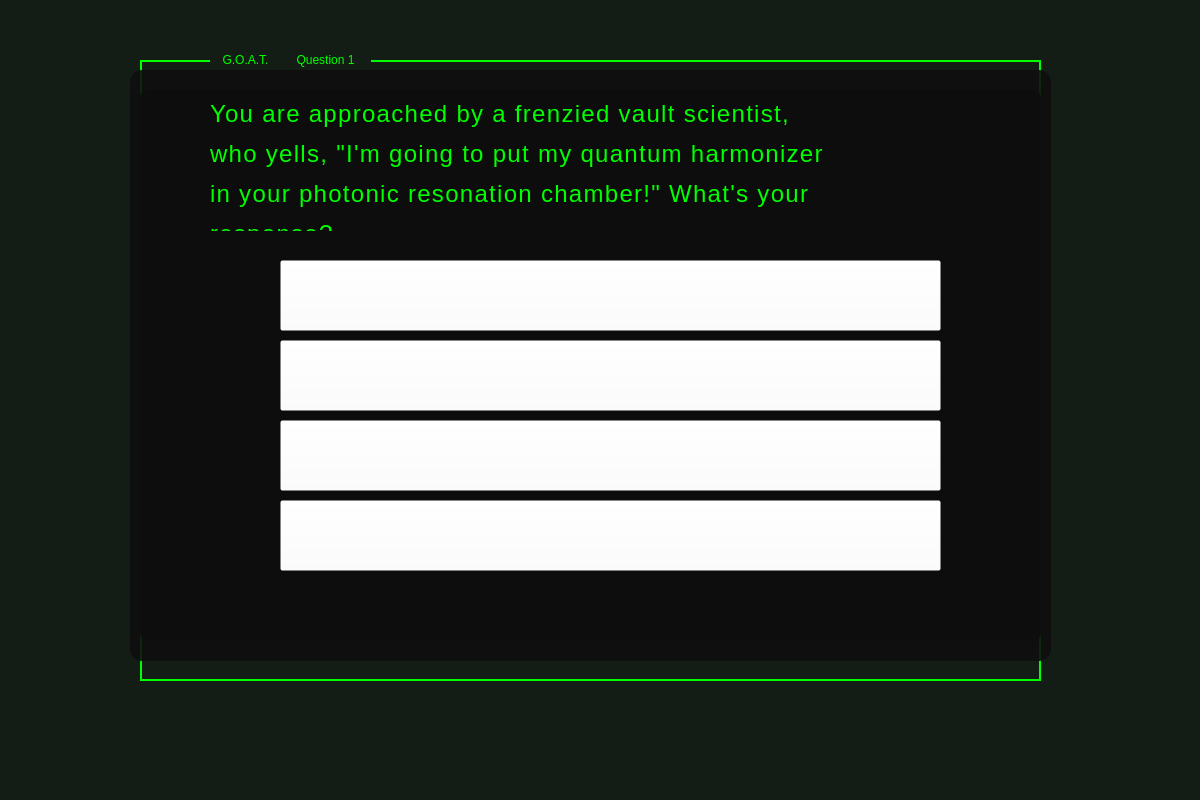
<?xml version="1.0" encoding="UTF-8"?>
<ui version="4.0">
 <class>MainWindow</class>
 <widget class="QMainWindow" name="MainWindow">
  <property name="geometry">
   <rect>
    <x>0</x>
    <y>0</y>
    <width>1200</width>
    <height>800</height>
   </rect>
  </property>
  <property name="windowTitle">
   <string>MainWindow</string>
  </property>
  <property name="styleSheet">
   <string notr="true">background-color: rgb(19, 29, 21);</string>
  </property>
  <widget class="QWidget" name="centralwidget">
   <widget class="QLabel" name="label">
    <property name="geometry">
     <rect>
      <x>140</x>
      <y>60</y>
      <width>901</width>
      <height>621</height>
     </rect>
    </property>
    <property name="styleSheet">
     <string notr="true">border-width: 2px;
border-style: solid;
border-color: #00FF00;
background-color: rgba(255, 255, 255, 0);</string>
    </property>
    <property name="text">
     <string/>
    </property>
   </widget>
   <widget class="QLabel" name="label_2">
    <property name="geometry">
     <rect>
      <x>140</x>
      <y>90</y>
      <width>901</width>
      <height>551</height>
     </rect>
    </property>
    <property name="styleSheet">
     <string notr="true">background-color: rgba(13, 13, 13, 242);
border-radius: 8%; </string>
    </property>
    <property name="text">
     <string>&lt;html&gt;&lt;head/&gt;&lt;body&gt;&lt;p&gt;&lt;br/&gt;&lt;/p&gt;&lt;/body&gt;&lt;/html&gt;</string>
    </property>
   </widget>
   <widget class="QLabel" name="label_3">
    <property name="geometry">
     <rect>
      <x>160</x>
      <y>110</y>
      <width>811</width>
      <height>491</height>
     </rect>
    </property>
    <property name="styleSheet">
     <string notr="true">background-color: rgba(13, 13, 13, 248);
border: 1px solid rgba(13, 13, 13, 243);
</string>
    </property>
    <property name="text">
     <string/>
    </property>
   </widget>
   <widget class="QLabel" name="goatTitle">
    <property name="geometry">
     <rect>
      <x>210</x>
      <y>49</y>
      <width>71</width>
      <height>21</height>
     </rect>
    </property>
    <property name="styleSheet">
     <string notr="true">color: #00FF00;
font: 16pt &quot;.AppleSystemUIFont&quot;;</string>
    </property>
    <property name="text">
     <string>G.O.A.T.</string>
    </property>
    <property name="alignment">
     <set>Qt::AlignCenter</set>
    </property>
   </widget>
   <widget class="QLabel" name="questionNumber">
    <property name="geometry">
     <rect>
      <x>280</x>
      <y>49</y>
      <width>91</width>
      <height>21</height>
     </rect>
    </property>
    <property name="styleSheet">
     <string notr="true">color: #00FF00;
font: 16pt &quot;.AppleSystemUIFont&quot;;</string>
    </property>
    <property name="text">
     <string>Question 1</string>
    </property>
    <property name="alignment">
     <set>Qt::AlignCenter</set>
    </property>
   </widget>
   <widget class="QLabel" name="question">
    <property name="geometry">
     <rect>
      <x>210</x>
      <y>100</y>
      <width>761</width>
      <height>131</height>
     </rect>
    </property>
    <property name="styleSheet">
     <string notr="true">background-color: rgba(255, 255, 255, 0);
color: #00FF00;
font: 24pt &quot;Helvetica&quot;;
letter-spacing: 1.3px;</string>
    </property>
    <property name="text">
     <string>&lt;!DOCTYPE HTML PUBLIC &quot;-//W3C//DTD HTML 4.0//EN&quot; &quot;http://www.w3.org/TR/REC-html40/strict.dtd&quot;&gt;
&lt;html&gt;&lt;head&gt;&lt;meta name=&quot;qrichtext&quot; content=&quot;1&quot; /&gt;&lt;style type=&quot;text/css&quot;&gt;
p, li { white-space: pre-wrap; }
&lt;/style&gt;&lt;/head&gt;&lt;body style=&quot; font-family:'.AppleSystemUIFont'; font-size:18pt; font-weight:400; font-style:normal;&quot;&gt;
&lt;p style=&quot; margin-top:12px; margin-bottom:12px; margin-left:0px; margin-right:0px; -qt-block-indent:0; text-indent:0px;&quot;&gt;You are approached by a frenzied vault scientist,&lt;/p&gt;
&lt;p style=&quot; margin-top:12px; margin-bottom:12px; margin-left:0px; margin-right:0px; -qt-block-indent:0; text-indent:0px;&quot;&gt;who yells, &amp;quot;I'm going to put my quantum harmonizer&lt;/p&gt;
&lt;p style=&quot; margin-top:12px; margin-bottom:12px; margin-left:0px; margin-right:0px; -qt-block-indent:0; text-indent:0px;&quot;&gt;in your photonic resonation chamber!&amp;quot; What's your&lt;/p&gt;
&lt;p style=&quot; margin-top:12px; margin-bottom:12px; margin-left:0px; margin-right:0px; -qt-block-indent:0; text-indent:0px;&quot;&gt;response?&lt;/p&gt;&lt;/body&gt;&lt;/html&gt;</string>
    </property>
   </widget>
   <widget class="QPushButton" name="answer1_">
    <property name="geometry">
     <rect>
      <x>280</x>
      <y>260</y>
      <width>661</width>
      <height>71</height>
     </rect>
    </property>
    <property name="styleSheet">
     <string notr="true">*{color: #00FF00;
font: 18pt &quot;Helvetica&quot;;
letter-spacing: 1.3px;
background-color: rgba(255, 255, 255, 0);}
*:hover {border: 2px solid #00FF00}</string>
    </property>
    <property name="text">
     <string/>
    </property>
   </widget>
   <widget class="QPushButton" name="answer2_">
    <property name="geometry">
     <rect>
      <x>280</x>
      <y>340</y>
      <width>661</width>
      <height>71</height>
     </rect>
    </property>
    <property name="styleSheet">
     <string notr="true">*{color: #00FF00;
font: 18pt &quot;Helvetica&quot;;
background-color: rgba(255, 255, 255, 0);}
*:hover {border: 2px solid #00FF00}</string>
    </property>
    <property name="text">
     <string/>
    </property>
   </widget>
   <widget class="QPushButton" name="answer3_">
    <property name="geometry">
     <rect>
      <x>280</x>
      <y>420</y>
      <width>661</width>
      <height>71</height>
     </rect>
    </property>
    <property name="styleSheet">
     <string notr="true">*{color: #00FF00;
font: 18pt &quot;Helvetica&quot;;
background-color: rgba(255, 255, 255, 0);}
*:hover {border: 2px solid #00FF00}</string>
    </property>
    <property name="text">
     <string/>
    </property>
   </widget>
   <widget class="QPushButton" name="answer4_">
    <property name="geometry">
     <rect>
      <x>280</x>
      <y>500</y>
      <width>661</width>
      <height>71</height>
     </rect>
    </property>
    <property name="styleSheet">
     <string notr="true">*{color: #00FF00;
font: 18pt &quot;Helvetica&quot;;
background-color: rgba(255, 255, 255, 0);}
*:hover {border: 2px solid #00FF00}
</string>
    </property>
    <property name="text">
     <string/>
    </property>
   </widget>
   <widget class="QLabel" name="answer1">
    <property name="geometry">
     <rect>
      <x>280</x>
      <y>260</y>
      <width>661</width>
      <height>71</height>
     </rect>
    </property>
    <property name="styleSheet">
     <string notr="true">*{background-color: rgba(255, 255, 255, 0);
color: #00FF00;
padding-left: 10px;
font: 16pt &quot;Helvetica&quot;;
padding-right: 10px;}
*:hover { border: 2px solid #00FF00; }</string>
    </property>
    <property name="text">
     <string/>
    </property>
    <property name="alignment">
     <set>Qt::AlignCenter</set>
    </property>
   </widget>
   <widget class="QLabel" name="answer2">
    <property name="geometry">
     <rect>
      <x>280</x>
      <y>340</y>
      <width>661</width>
      <height>71</height>
     </rect>
    </property>
    <property name="styleSheet">
     <string notr="true">*{background-color: rgba(255, 255, 255, 0);
color: #00FF00;
padding-left: 10px;
font: 16pt &quot;Helvetica&quot;;
padding-right: 10px;}
*:hover { border: 2px solid #00FF00; }</string>
    </property>
    <property name="text">
     <string/>
    </property>
    <property name="alignment">
     <set>Qt::AlignCenter</set>
    </property>
   </widget>
   <widget class="QLabel" name="answer3">
    <property name="geometry">
     <rect>
      <x>280</x>
      <y>420</y>
      <width>661</width>
      <height>71</height>
     </rect>
    </property>
    <property name="styleSheet">
     <string notr="true">*{background-color: rgba(255, 255, 255, 0);
color: #00FF00;
padding-left: 10px;
font: 16pt &quot;Helvetica&quot;;
padding-right: 10px;}
*:hover { border: 2px solid #00FF00; }</string>
    </property>
    <property name="text">
     <string/>
    </property>
    <property name="alignment">
     <set>Qt::AlignCenter</set>
    </property>
   </widget>
   <widget class="QLabel" name="answer4">
    <property name="geometry">
     <rect>
      <x>280</x>
      <y>500</y>
      <width>661</width>
      <height>71</height>
     </rect>
    </property>
    <property name="styleSheet">
     <string notr="true">*{background-color: rgba(255, 255, 255, 0);
color: #00FF00;
font: 16pt &quot;Helvetica&quot;;
padding-left: 10px;
padding-right: 10px;}
*:hover { border: 2px solid #00FF00; }</string>
    </property>
    <property name="text">
     <string/>
    </property>
    <property name="alignment">
     <set>Qt::AlignCenter</set>
    </property>
   </widget>
   <widget class="QLabel" name="label_4">
    <property name="geometry">
     <rect>
      <x>130</x>
      <y>70</y>
      <width>921</width>
      <height>591</height>
     </rect>
    </property>
    <property name="styleSheet">
     <string notr="true">background-color: rgba(13, 13, 13, 228);
border-radius: 12%</string>
    </property>
    <property name="text">
     <string>&lt;html&gt;&lt;head/&gt;&lt;body&gt;&lt;p&gt;&lt;br/&gt;&lt;/p&gt;&lt;/body&gt;&lt;/html&gt;</string>
    </property>
   </widget>
   <zorder>label</zorder>
   <zorder>label_4</zorder>
   <zorder>label_2</zorder>
   <zorder>label_3</zorder>
   <zorder>question</zorder>
   <zorder>answer1</zorder>
   <zorder>answer2</zorder>
   <zorder>answer3</zorder>
   <zorder>answer4</zorder>
   <zorder>answer1_</zorder>
   <zorder>answer2_</zorder>
   <zorder>answer3_</zorder>
   <zorder>answer4_</zorder>
   <zorder>questionNumber</zorder>
   <zorder>goatTitle</zorder>
  </widget>
  <widget class="QMenuBar" name="menubar">
   <property name="geometry">
    <rect>
     <x>0</x>
     <y>0</y>
     <width>1200</width>
     <height>24</height>
    </rect>
   </property>
  </widget>
  <widget class="QStatusBar" name="statusbar"/>
 </widget>
 <resources/>
 <connections/>
</ui>
